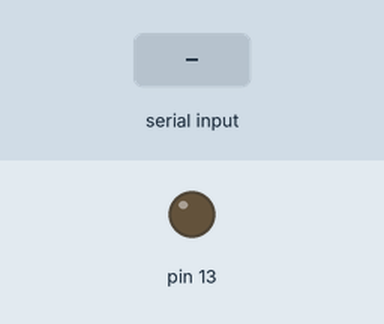
Recording of a sketch running on a simulated Arduino Uno, built with avr-gcc and run on an emulated ATmega328P. Parts: output pins drawn as LEDs (lit = HIGH). Inputs (shaded band) come from the test bench.

Above: at 1.2 s.
1.3 s: "1" received over Serial
At 3.5 s:
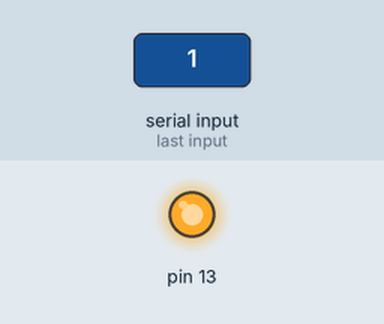
3.8 s: "0" received over Serial
At 5.3 s:
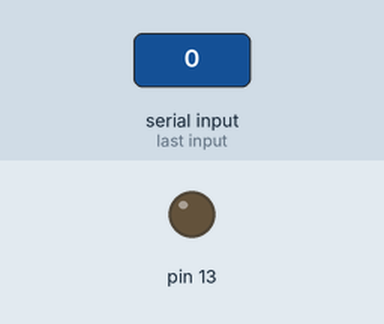
Timing chart, 0 to 6.8 s (numbered marks = the images above; inputs shaded):
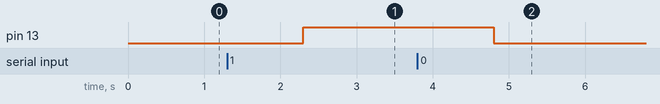

Measured:
- after the input at 1.3 s, pin 13: LOW → HIGH after 1.0 s
- after the input at 3.8 s, pin 13: HIGH → LOW after 1.0 s

The sketch:

read_final_shit.ino
```cpp
void setup() {
  // put your setup code here, to run once:
Serial.begin(115200);
//pinMode(2,OUTPUT);
//pinMode(3,OUTPUT);
pinMode(13,OUTPUT);
}

//int hat_up,hat_down,hat_left,hat_right,up,down,left,right,start,back,front_left,front_right,left_x,left_y,right_x,right_y,front_x,front_y;


void loop() {
  // put your main code here, to run repeatedly
  while(Serial.available()){
    String s = Serial.readString();
    int str_len = s.length() + 1;
    // Prepare the character array (the buffer)
    char char_array[str_len];

    // Copy it over
    s.toCharArray(char_array, str_len);
    //   Serial.write(char_array[15]);

    // getting all the values
    char hat_up = char_array[0];
    char hat_down = char_array[1];
    char hat_left = char_array[2];
    char hat_right = char_array[3];
    char up = char_array[4];
    char down = char_array[5];
    char left = char_array[6];
    char right = char_array[7];
    char start = char_array[8];
    char back = char_array[9];
    char front_left = char_array[10];
    char front_right = char_array[11];
    char left_x = char_array[12];
    char left_y = char_array[13];
    char right_x = char_array[14];
    char right_y = char_array[15];
    char front_x = char_array[16];
    char front_y = char_array[17];

    // performming the functions accordingly
    if(hat_up == '1'){
      digitalWrite(13,HIGH);
    }
    if(hat_up == '0'){
      digitalWrite(13,LOW);
    }


}
}
```
